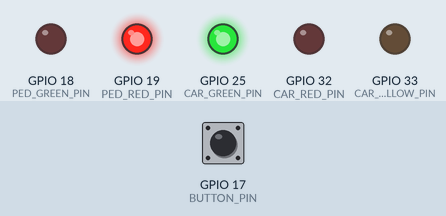
A program run on a simulated ESP32. Parts: output pins drawn as LEDs (lit = HIGH). Inputs (shaded band) come from the test bench; at power-on: GPIO 17 (BUTTON_PIN) HIGH.

Above: at 1.2 s.
1.3 s: GPIO 17 (BUTTON_PIN) driven LOW
At 3.0 s:
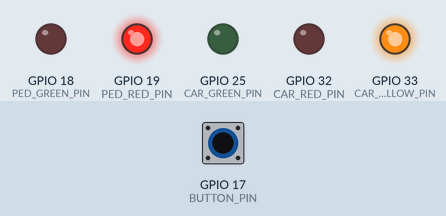
At 4.4 s:
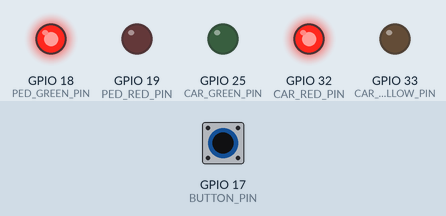
Timing chart, 0 to 9.8 s (numbered marks = the images above; inputs shaded):
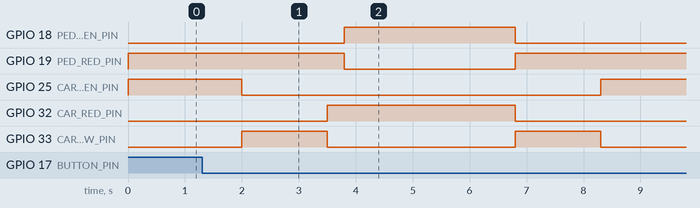

The program:

main.cpp
```cpp
#include <Arduino.h>

// =========================
// PINS
// =========================
const int CAR_RED_PIN = 32;
const int CAR_YELLOW_PIN = 33;
const int CAR_GREEN_PIN = 25;

const int PED_RED_PIN = 19;
const int PED_GREEN_PIN = 18;

const int BUTTON_PIN = 17;

// =========================
// STATE MACHINE
// =========================
enum State {
  CAR_GREEN,
  CAR_YELLOW,
  ALL_RED,
  PED_GREEN
};

volatile State state = CAR_GREEN;
volatile State prevState = CAR_YELLOW;
volatile bool pedRequest = false;

SemaphoreHandle_t lock;

// =========================
// LED HELPERS
// =========================
void setCars(bool red = false, bool yellow = false, bool green = false) {
  digitalWrite(CAR_RED_PIN, red);
  digitalWrite(CAR_YELLOW_PIN, yellow);
  digitalWrite(CAR_GREEN_PIN, green);
}

void setPeds(bool red = false, bool green = false) {
  digitalWrite(PED_RED_PIN, red);
  digitalWrite(PED_GREEN_PIN, green);
}

void allRed() {
  setCars(true, false, false);
  setPeds(true, false);
}

void resetAll() {
  digitalWrite(CAR_RED_PIN, LOW);
  digitalWrite(CAR_YELLOW_PIN, LOW);
  digitalWrite(CAR_GREEN_PIN, HIGH);

  digitalWrite(PED_RED_PIN, HIGH);
  digitalWrite(PED_GREEN_PIN, LOW);
}

// =========================
// BUTTON TASK
// =========================
void buttonTask(void *parameter) {
  while (true) {
    if (digitalRead(BUTTON_PIN) == LOW) {
      xSemaphoreTake(lock, portMAX_DELAY);
      pedRequest = true;
      xSemaphoreGive(lock);
    }

    vTaskDelay(pdMS_TO_TICKS(50));
  }
}

// =========================
// CONTROLLER TASK
// =========================
void controllerTask(void *parameter) {

  resetAll();

  while (true) {

    // -------- CAR GREEN --------
    if (state == CAR_GREEN) {

      setCars(false, false, true);
      setPeds(true, false);

      vTaskDelay(pdMS_TO_TICKS(2000));

      xSemaphoreTake(lock, portMAX_DELAY);

      if (pedRequest) {
        xSemaphoreGive(lock);

        prevState = state;
        state = CAR_YELLOW;
        continue;
      }

      xSemaphoreGive(lock);

      vTaskDelay(pdMS_TO_TICKS(2000));

      prevState = state;
      state = CAR_YELLOW;
    }

    // -------- CAR YELLOW --------
    else if (state == CAR_YELLOW) {

      setCars(false, true, false);
      setPeds(true, false);

      vTaskDelay(pdMS_TO_TICKS(1500));

      if (prevState == CAR_GREEN) {
        prevState = state;
        state = ALL_RED;
      } else {
        prevState = state;
        state = CAR_GREEN;
      }
    }

    // -------- ALL RED --------
    else if (state == ALL_RED) {

      allRed();

      vTaskDelay(pdMS_TO_TICKS(300));

      prevState = state;
      state = PED_GREEN;
    }

    // -------- PEDESTRIAN GREEN --------
    else if (state == PED_GREEN) {

      setCars(true, false, false);
      setPeds(false, true);

      vTaskDelay(pdMS_TO_TICKS(3000));

      xSemaphoreTake(lock, portMAX_DELAY);
      pedRequest = false;
      xSemaphoreGive(lock);

      prevState = state;
      state = CAR_YELLOW;
    }
  }
}

// =========================
// SETUP
// =========================
void setup() {

  pinMode(CAR_RED_PIN, OUTPUT);
  pinMode(CAR_YELLOW_PIN, OUTPUT);
  pinMode(CAR_GREEN_PIN, OUTPUT);

  pinMode(PED_RED_PIN, OUTPUT);
  pinMode(PED_GREEN_PIN, OUTPUT);

  pinMode(BUTTON_PIN, INPUT_PULLUP);

  Serial.begin(115200);

  lock = xSemaphoreCreateMutex();

  xTaskCreate(
    buttonTask,
    "Button Task",
    2048,
    NULL,
    1,
    NULL
  );

  xTaskCreate(
    controllerTask,
    "Controller Task",
    4096,
    NULL,
    1,
    NULL
  );
}

void loop() {
  vTaskDelay(portMAX_DELAY);
}
```

Measured:
- after the input at 1.3 s, GPIO 25 (CAR_GREEN_PIN): HIGH → LOW after 0.70 s instead of 2.7 s
- by itself, GPIO 33 (CAR_YELLOW_PIN): alternates HIGH for 1.5 s and LOW for 3.3 s
